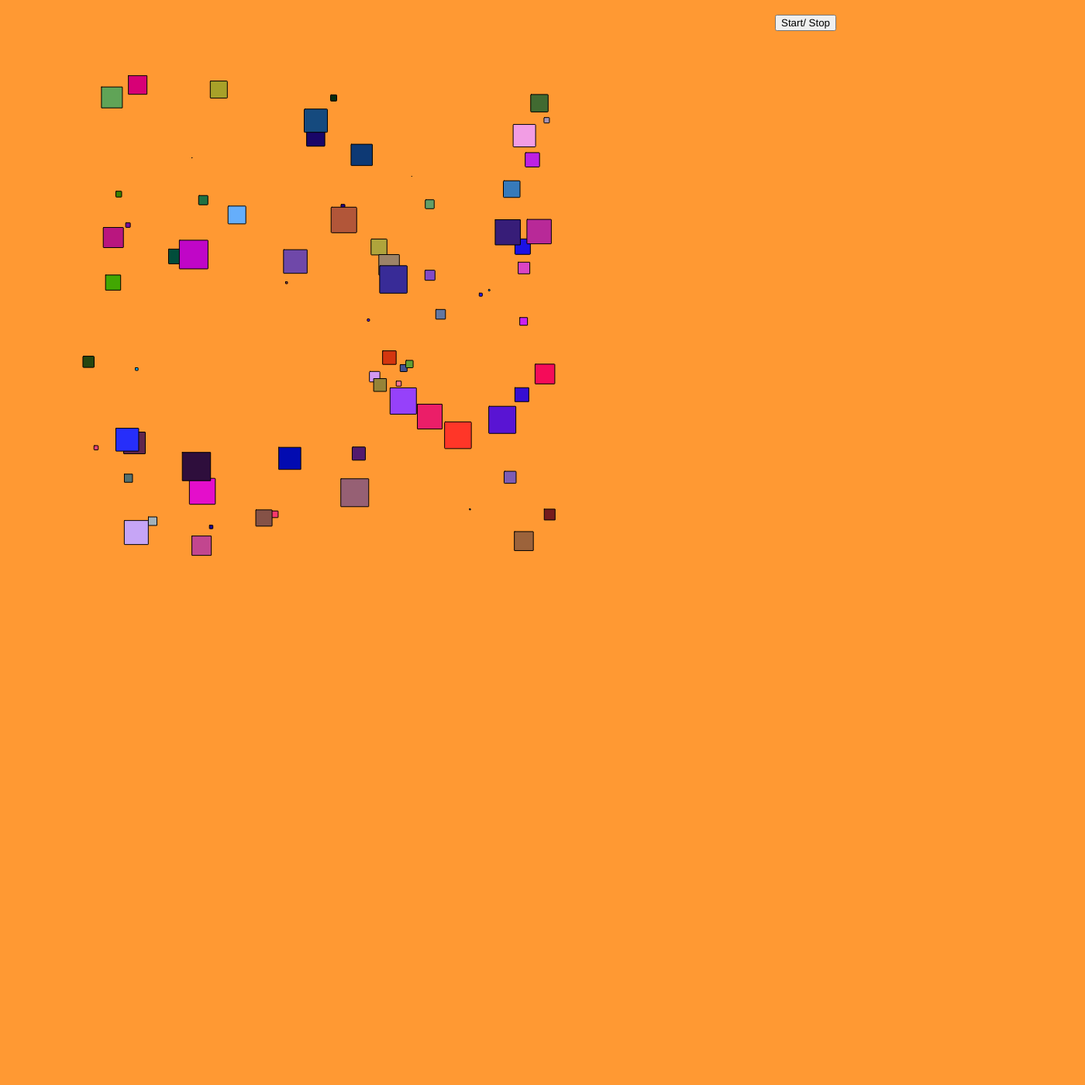
Frame 1 (no input)
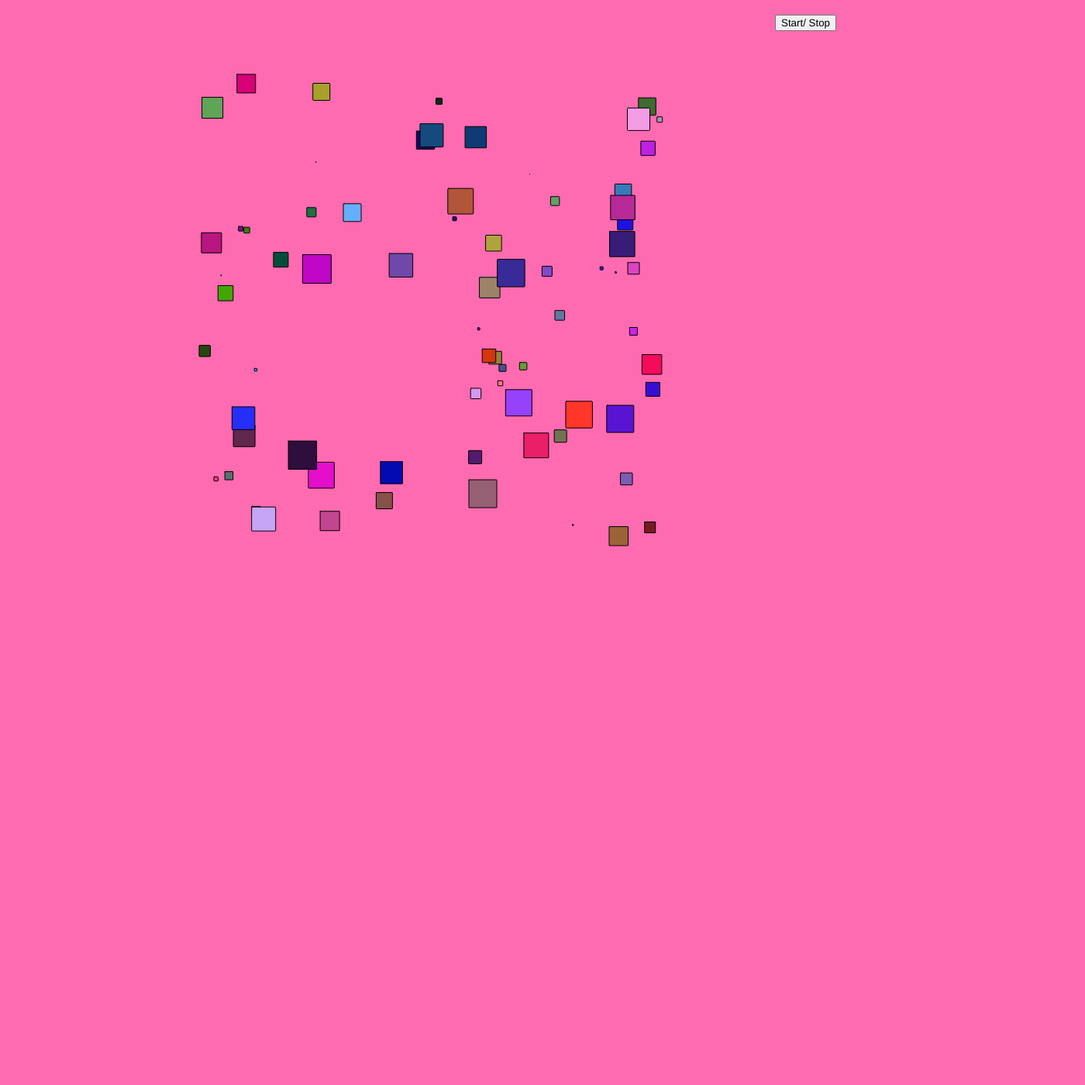
Frame 60 (no input)
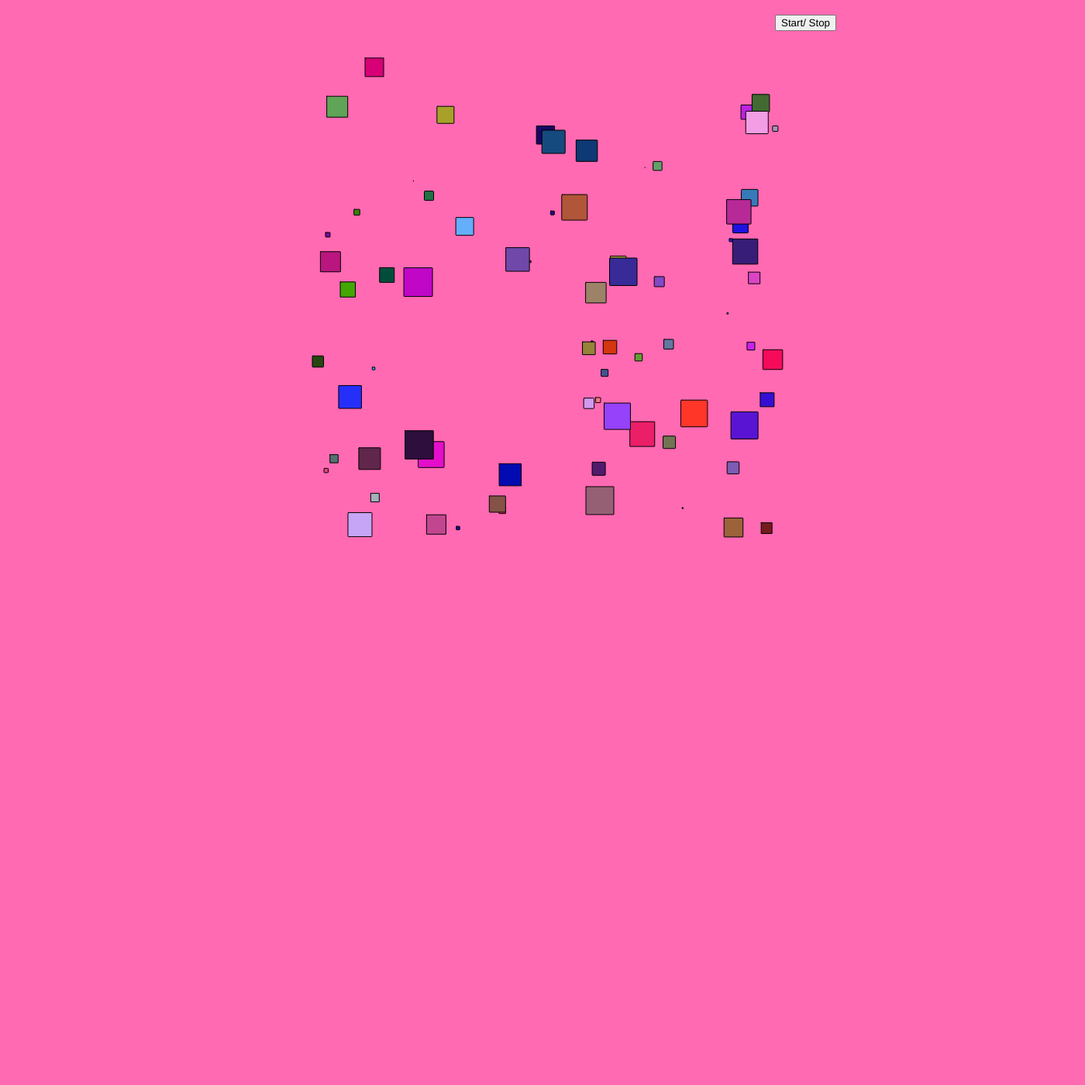
Frame 120 (the mouse pressed at the canvas centre since frame 60)

The p5.js sketch that drew these frames (run headless with seeded random() and noise() and a simulated clock; from frame 60 on, the mouse is pressed at the canvas centre):

// p5.js sketch
// ── sketch.js
let tiles =[];
let counter = 0;
function setup() {
  createCanvas(1400, 1400);

  for (var i = 0; i<75; i++){
    tiles.push(new Tile (random(100,700),random(100, 700), (i/2)));
  }
}

function draw() {

  background(lerpColor(color(255,105,180), color(255, 153, 51), (1/(counter/2))));
  button = createButton('Start/ Stop');
  button.position(1000, 19);
  button.mousePressed(toggle);

  for (var i =0; i<tiles.length; i++){
    tiles[i].move(keyIsPressed);
    tiles[i].display();
    tiles[i].evolve(keyIsPressed);
  }
  counter++;

}

class Tile{
//class for particles
// start x, y positions
constructor(x, y, s){
  this.posX = x;
  this.posY = y;
  this.size = s;
  this.corner = random(0,1);
  this.col = color(random(255), random(177), random(255));
} // end of constructor

display(){
  fill(this.col);
  square(this.posX, this.posY, this.size, this.corner);
}

move(bool){
  if (bool){
  this.posX += random(-5);
  this.posY += random(-10,10);
}
else {
  this.posX +=random(5);
  this.posY += random(-4,4);
}
}

evolve(bool){
  //pass boolean for key pressed check
if (bool){
  this.corner += random(.5);
  if (this.corner > 20){
    this.corner -= 10;
  }
  this.s+= random(-1,2);
  }
else {

  this.s += random(-10,10);
  }
}
}// end of class

function toggle(){
//if length of array is  not 0, means the pattern is currently running, so turn it off
  if (tiles.length > 0){
    for (var i = 0; i < 75; i++){
      tiles.pop();
    }
  }
  //else case
  else {
    for (var i = 0; i<75; i++){
      tiles.push(new Tile (random(450), 700, (i/2)));
    }
  }
}
